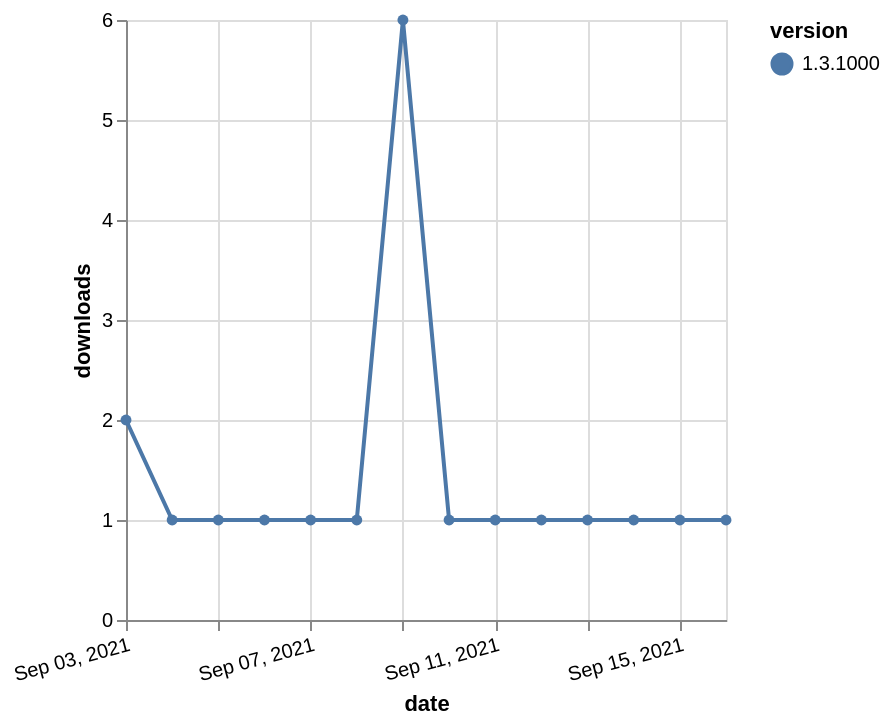

Write the Vega-Lite specification saved for this chart.
### Vega-Lite specification from a JSON file in a GitHub repository (floating-point values rounded to 4 significant figures)
{"$schema": "https://vega.github.io/schema/vega-lite/v5.json", "description": "A simple bar chart with embedded data.", "data": {"values": [{"date": "2021-09-03", "total": 524, "delta": 2, "version": "1.3.1000"}, {"date": "2021-09-04", "total": 525, "delta": 1, "version": "1.3.1000"}, {"date": "2021-09-05", "total": 526, "delta": 1, "version": "1.3.1000"}, {"date": "2021-09-06", "total": 527, "delta": 1, "version": "1.3.1000"}, {"date": "2021-09-07", "total": 528, "delta": 1, "version": "1.3.1000"}, {"date": "2021-09-08", "total": 529, "delta": 1, "version": "1.3.1000"}, {"date": "2021-09-09", "total": 535, "delta": 6, "version": "1.3.1000"}, {"date": "2021-09-10", "total": 536, "delta": 1, "version": "1.3.1000"}, {"date": "2021-09-11", "total": 537, "delta": 1, "version": "1.3.1000"}, {"date": "2021-09-12", "total": 538, "delta": 1, "version": "1.3.1000"}, {"date": "2021-09-13", "total": 539, "delta": 1, "version": "1.3.1000"}, {"date": "2021-09-14", "total": 540, "delta": 1, "version": "1.3.1000"}, {"date": "2021-09-15", "total": 541, "delta": 1, "version": "1.3.1000"}, {"date": "2021-09-16", "total": 542, "delta": 1, "version": "1.3.1000"}]}, "width": "container", "mark": {"type": "line", "point": {"filled": true}}, "encoding": {"x": {"field": "date", "type": "temporal", "timeUnit": "yearmonthdate", "title": "date", "axis": {"labelAngle": -15}}, "y": {"field": "delta", "type": "quantitative", "title": "downloads"}, "color": {"field": "version", "type": "nominal"}, "tooltip": {"field": "delta"}}}
